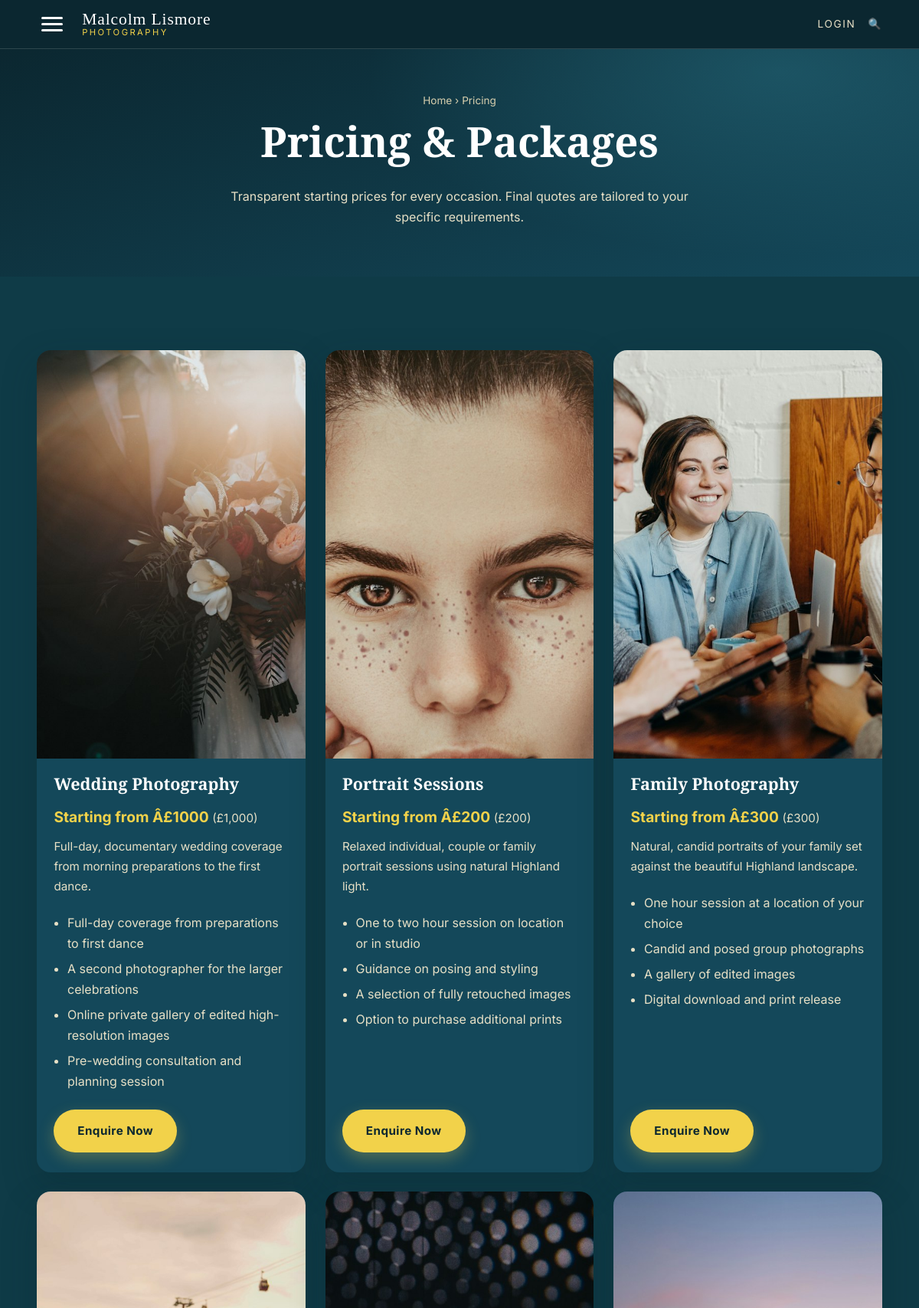
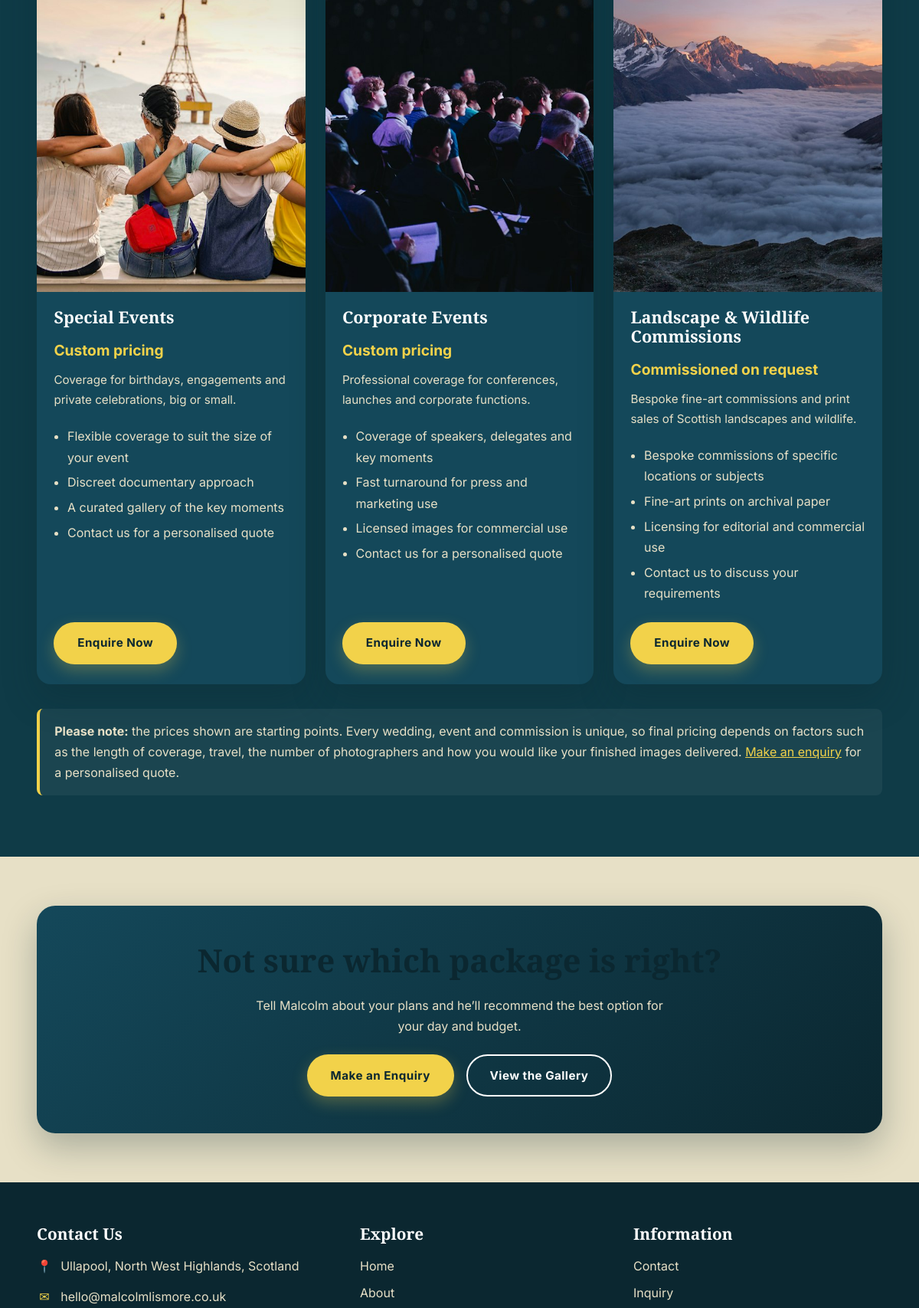
The app's page /prices.php (upper part) with its own data (2 pictures, top to bottom).
### tables this page shows
CREATE TABLE IF NOT EXISTS services (
  service_id     INT AUTO_INCREMENT PRIMARY KEY,
  name           VARCHAR(100)    NOT NULL,
  description    TEXT            NULL,
  starting_price DECIMAL(10,2)   NULL,
  price_note     VARCHAR(150)    NULL,
  includes       TEXT            NULL,
  image_path     VARCHAR(255)    NULL,
  alt_text       VARCHAR(255)    NULL,
  sort_order     INT             NOT NULL DEFAULT 0,
  is_active      TINYINT(1)      NOT NULL DEFAULT 1,
  created_at     TIMESTAMP       NOT NULL DEFAULT CURRENT_TIMESTAMP,
  INDEX idx_services_active (is_active, sort_order)
);

### includes/db.php (called while the page is built, shortened)
<?php
function db(): PDO
{
    static $pdo = null;
    $dsn = sprintf(
        'mysql:host=%s;port=%s;dbname=%s;charset=%s',
        DB_HOST,
        DB_PORT,
        DB_NAME,
        DB_CHARSET
    );
    $options = [
        PDO::ATTR_ERRMODE            => PDO::ERRMODE_EXCEPTION,
        PDO::ATTR_DEFAULT_FETCH_MODE => PDO::FETCH_ASSOC,
        PDO::ATTR_EMULATE_PREPARES   => false,
    ];
    try {
        $pdo = new PDO($dsn, DB_USER, DB_PASS, $options);
    } catch (PDOException $e) {
        http_response_code(500);
        exit('Sorry, we are experiencing a database connection problem. Please try again later.');
    }
    return $pdo;
}

### includes/functions.php (called while the page is built, shortened)
<?php
require_once __DIR__ . '/db.php';
function e(?string $value): string
{
    return htmlspecialchars((string) $value, ENT_QUOTES | ENT_SUBSTITUTE, 'UTF-8');
}
function get_services(): array
{
    $stmt = db()->query(
        'SELECT service_id, name, description, starting_price, price_note, includes,
                image_path, alt_text
         FROM services
         WHERE is_active = 1
         ORDER BY sort_order, name'
    );
    return $stmt->fetchAll();
}
function format_price(?string $price): ?string
{
    $val = (float) $price;
    $decimals = ($val == floor($val)) ? 0 : 2;
    return '£' . number_format($val, $decimals);
}

### prices.php (the view, shortened to what this page needs)
<?php
require_once __DIR__ . '/includes/functions.php';
$services = get_services();
function service_includes(?string $text): array
{
    $lines = preg_split('/\r\n|\r|\n/', $text);
    return array_values(array_filter(array_map('trim', $lines), static fn($l) => $l !== ''));
}
require __DIR__ . '/includes/header.php';
?>
<section class="page-hero">
  <div class="container">
    <div class="breadcrumb"><a href="index.php">Home</a> &rsaquo; Pricing</div>
    <h1>Pricing &amp; Packages</h1>
    <p>Transparent starting prices for every occasion. Final quotes are tailored to your specific requirements.</p>
  </div>
</section>
<section class="section section-teal">
  <div class="container">
    <?php if (empty($services)): ?>
      <div class="empty-state">
        <h3>Packages coming soon</h3>
        <p>Our pricing information is being updated. Please <a href="enquiry.php">make an enquiry</a> and we&rsquo;ll be in touch.</p>
      </div>
    <?php else: ?>
      <div class="pricing-grid">
        <?php foreach ($services as $service): ?>
          <article class="price-card">
            <?php if (!empty($service['image_path'])): ?>
              <img src="<?= e($service['image_path']) ?>"
                   alt="<?= e((string) ($service['alt_text'] ?? $service['name'])) ?>"
                   loading="lazy" width="800" height="533">
            <?php endif; ?>
            <div class="price-card-body">
              <h3><?= e($service['name']) ?></h3>
              <p class="price">
                <?= e($service['price_note'] ?? '') ?>
                <?php if ($service['starting_price'] !== null): ?>
                  <span style="font-weight:400;color:var(--sand);font-size:0.95rem;">
                    (<?= e((string) format_price((string) $service['starting_price'])) ?>)
                  </span>
                <?php endif; ?>
              </p>
              <p class="desc"><?= e((string) $service['description']) ?></p>
              <?php $items = service_includes($service['includes']); ?>
              <?php if (!empty($items)): ?>
                <ul>
                  <?php foreach ($items as $item): ?>
                    <li><?= e($item) ?></li>
                  <?php endforeach; ?>
                </ul>
              <?php endif; ?>
              <a class="btn btn-gold"
                 href="enquiry.php?service=<?= urlencode($service['name']) ?>">Enquire Now</a>
            </div>
          </article>
        <?php endforeach; ?>
      </div>
      <p class="pricing-note">
        <strong>Please note:</strong> the prices shown are starting points. Every
        wedding, event and commission is unique, so final pricing depends on
        factors such as the length of coverage, travel, the number of
        photographers and how you would like your finished images delivered.
        <a href="enquiry.php" style="color:var(--gold);text-decoration:underline;">Make an enquiry</a>
        for a personalised quote.
      </p>
    <?php endif; ?>
  </div>
</section>
<section class="section section-sand">
  <div class="container">
    <div class="cta-banner">
      <h2>Not sure which package is right?</h2>
      <p>Tell Malcolm about your plans and he&rsquo;ll recommend the best option for your day and budget.</p>
      <div class="cta-actions">
        <a class="btn btn-gold" href="enquiry.php">Make an Enquiry</a>
        <a class="btn btn-outline" href="gallery.php">View the Gallery</a>
      </div>
    </div>
  </div>
</section>
<?php require __DIR__ . '/includes/footer.php'; ?>

### assets/css/style.css (style rules this page uses)
:root { --teal-900: #0b2730; --teal-800: #0f3b47; --teal-700: #14485a; --teal-600: #1c5c6e; --teal-500: #2a7385; --ivory: #f6f1e3; --sand: #e7e0c6; --sand-dark: #d8cfae; --gold: #f2d24a; --gold-dark: #d9b61f; --ink: #1c2b30; --muted: #5b6b70; --white: #ffffff; --line: rgba(255, 255, 255, 0.14); --shadow: 0 18px 45px rgba(11, 39, 48, 0.28); --radius: 18px; --maxw: 1200px; --font-head: "Playfair Display", Georgia, "Times New Roman", serif; --font-body: "Inter", "Segoe UI", Arial, Helvetica, sans-serif; }
* { box-sizing: border-box; }
html { scroll-behavior: smooth; }
body { margin: 0; font-family: var(--font-body); color: var(--ivory); background: var(--teal-800); line-height: 1.7; font-size: 16px; -webkit-font-smoothing: antialiased; }
img { max-width: 100%; display: block; }
a { color: inherit; text-decoration: none; }
h1, h2, h3, h4 { font-family: var(--font-head); font-weight: 700; line-height: 1.15; margin: 0 0 0.5em; color: var(--white); }
p { margin: 0 0 1em; }
.container { width: min(92%, var(--maxw)); margin-inline: auto; }
.btn { display: inline-block; padding: 0.85em 1.9em; border-radius: 999px; font-weight: 700; letter-spacing: 0.03em; border: 2px solid transparent; cursor: pointer; transition: transform 0.15s ease, background 0.2s ease, color 0.2s ease, box-shadow 0.2s ease; font-family: var(--font-body); font-size: 0.95rem; }
.btn-gold { background: var(--gold); color: var(--teal-900); box-shadow: 0 8px 20px rgba(242, 210, 74, 0.28); }
.btn-outline { background: transparent; color: var(--white); border-color: var(--white); }
.section { padding: 4rem 0; }
.section-sand { background: var(--sand); color: var(--ink); }
.section-sand h2, .section-sand h3 { color: var(--teal-900); }
.section-teal { background: var(--teal-800); }
.pricing-grid { display: grid; grid-template-columns: repeat(3, 1fr); gap: 1.6rem; margin-top: 2rem; }
.price-card { background: var(--teal-700); color: var(--ivory); border-radius: var(--radius); overflow: hidden; box-shadow: var(--shadow); display: flex; flex-direction: column; }
.price-card img { width: 100%; aspect-ratio: 3 / 2; object-fit: cover; }
.price-card-body { padding: 1.3rem 1.4rem 1.6rem; display: flex; flex-direction: column; flex: 1; }
.price-card h3 { color: var(--white); font-size: 1.35rem; }
.price-card .price { font-size: 1.2rem; font-weight: 700; color: var(--gold); margin: 0.2rem 0 0.6rem; }
.price-card .desc { color: var(--sand); font-size: 0.95rem; }
.price-card ul { margin: 0.4rem 0 1.1rem; padding-left: 1.1rem; color: var(--sand); }
.price-card ul li { margin-bottom: 0.35rem; }
.price-card .btn { margin-top: auto; align-self: flex-start; }
.pricing-note { margin-top: 2rem; padding: 1rem 1.2rem; border-left: 4px solid var(--gold); background: rgba(255, 255, 255, 0.05); border-radius: 8px; color: var(--sand); }
.page-hero { background: radial-gradient(900px 400px at 85% 10%, rgba(42, 115, 133, 0.45), transparent 60%), linear-gradient(160deg, var(--teal-900), var(--teal-700)); padding: 3.5rem 0 3rem; text-align: center; }
.page-hero h1 { font-size: clamp(2.2rem, 5vw, 3.4rem); }
.page-hero p { color: var(--sand); max-width: 60ch; margin-inline: auto; }
.breadcrumb { font-size: 0.85rem; color: var(--sand-dark); margin-bottom: 0.6rem; }
.cta-banner { background: linear-gradient(135deg, var(--teal-700), var(--teal-900)); border-radius: 24px; padding: 3rem 2rem; text-align: center; box-shadow: var(--shadow); }
.cta-banner h2 { font-size: clamp(1.8rem, 4vw, 2.6rem); }
.cta-banner p { color: var(--sand); max-width: 55ch; margin-inline: auto; }
.cta-actions { display: flex; gap: 1rem; justify-content: center; flex-wrap: wrap; margin-top: 1.4rem; }

### records on screen
services: image_path (picture), name "Wedding Photography", price_note "Starting from Â£1000", starting_price "£1,000", description "Full-day, documentary wedding coverage from morning preparations to the first dance.", includes "Full-day coverage from preparations to first dance", includes "A second photographer for the larger celebrations", includes "Online private gallery of edited high-resolution images", includes "Pre-wedding consultation and planning session"
services: image_path (picture), name "Portrait Sessions", price_note "Starting from Â£200", starting_price "£200", description "Relaxed individual, couple or family portrait sessions using natural Highland light.", includes "One to two hour session on location or in studio", includes "Guidance on posing and styling", includes "A selection of fully retouched images", includes "Option to purchase additional prints"
services: image_path (picture), name "Family Photography", price_note "Starting from Â£300", starting_price "£300", description "Natural, candid portraits of your family set against the beautiful Highland landscape.", includes "One hour session at a location of your choice", includes "Candid and posed group photographs", includes "A gallery of edited images", includes "Digital download and print release"
services: image_path (picture), name "Special Events", price_note "Custom pricing", description "Coverage for birthdays, engagements and private celebrations, big or small.", includes "Flexible coverage to suit the size of your event", includes "Discreet documentary approach", includes "A curated gallery of the key moments", includes "Contact us for a personalised quote"
services: image_path (picture), name "Corporate Events", price_note "Custom pricing", description "Professional coverage for conferences, launches and corporate functions.", includes "Coverage of speakers, delegates and key moments", includes "Fast turnaround for press and marketing use", includes "Licensed images for commercial use", includes "Contact us for a personalised quote"
services: image_path (picture), name "Landscape & Wildlife Commissions", price_note "Commissioned on request", description "Bespoke fine-art commissions and print sales of Scottish landscapes and wildlife.", includes "Bespoke commissions of specific locations or subjects", includes "Fine-art prints on archival paper", includes "Licensing for editorial and commercial use", includes "Contact us to discuss your requirements"
